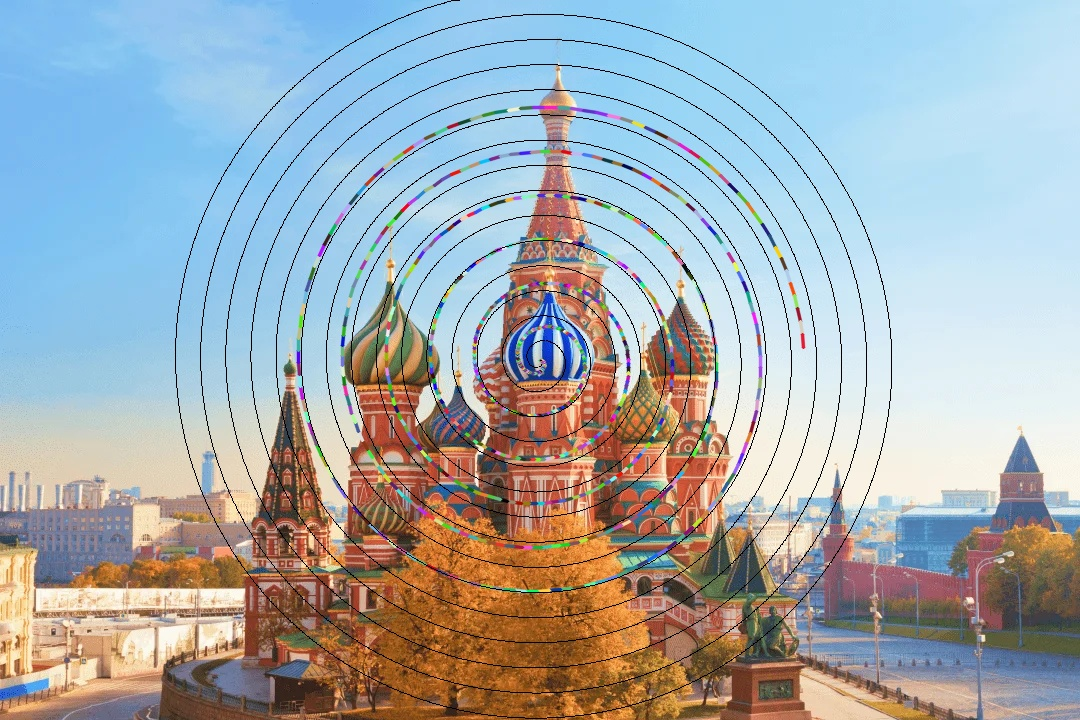
//> input picture codigo/p13_opencv/visualizacion_continua.jpg, 1080 x 720 px
$ ./main visualizacion_continua.jpg   (built with g++ and OpenCV 4)
//> lines starting //> are read from the running program, lines starting //| are printed output that depends on the picture; after the words box and inside, x2 and y2 are one past the last pixel; in counts of white or black regions, pixels touching at a corner belong together
#include <iostream>
#include <opencv2/opencv.hpp>
#include <vector>
#include <cmath>

using namespace std;
using namespace cv;

// Variables Globales
Mat img_original, img_display;
int centro_x = -1, centro_y = -1;

// Valores iniciales aproximados
double param_a = 7.0;
double param_fase = 0.0;
double sentido = 1.0;

void actualizarDibujo() {
    img_display = img_original.clone();

    // Dibujar cruz en el centro
    drawMarker(img_display, Point(centro_x, centro_y), Scalar(0, 255, 0), MARKER_CROSS, 20, 2);

    if (centro_x == -1) {
        putText(img_display, "HAZ CLICK EN EL CENTRO", Point(20, 50), FONT_HERSHEY_SIMPLEX, 1, Scalar(0,0,255), 2);
        imshow("Calibrador Final", img_display);
        return;
    }

    string texto1 = "Centro X: " + to_string(centro_x) + " | Centro Y: " + to_string(centro_y);
    string texto2 = "Apertura (a): " + to_string(param_a).substr(0,4) + " | Fase: " + to_string(param_fase).substr(0,4);

    rectangle(img_display, Point(0,0), Point(650, 100), Scalar(0,0,0), -1);

    putText(img_display, texto1, Point(10, 30), FONT_HERSHEY_SIMPLEX, 0.6, Scalar(0, 255, 0), 2);
    putText(img_display, texto2, Point(10, 60), FONT_HERSHEY_SIMPLEX, 0.6, Scalar(0, 255, 255), 2);
    putText(img_display, "[Flechas] Mover Centro  [W/S] Apertura  [A/D] Fase", Point(10, 90), FONT_HERSHEY_SIMPLEX, 0.5, Scalar(200, 200, 200), 1);

    // --- CÁLCULO ---
    double theta = 0.0;
    bool dentro = true;

    while (dentro) {
        double r = param_a * theta;
        double angulo = (theta * sentido) + param_fase;
        int x = (int)(centro_x + r * cos(angulo));
        int y = (int)(centro_y + r * sin(angulo));

        if (r > max(img_original.cols, img_original.rows)) dentro = false;

        if (x >= 0 && x < img_original.cols && y >= 0 && y < img_original.rows) {
             circle(img_display, Point(x, y), 1, Scalar(0, 0, 0), -1);
        }

        double delta = (r < 1.0) ? 0.1 : (1.0 / r);
        theta += delta;
    }

    imshow("Calibrador Final", img_display);
}

void onMouse(int event, int x, int y, int, void*) {
    if (event == EVENT_LBUTTONDOWN) {
        centro_x = x;
        centro_y = y;
        actualizarDibujo();
    }
}

int main(int argc, char** argv) {
    if (argc != 2) {
        cout << "Uso: ./programa <imagen>" << endl;
        return -1;
    }
    img_original = imread(argv[1]);
//> img_original is the input picture: 720 rows x 1080 cols, CV_8UC3; mean B, G, R 176.4, 171.6, 163.5
    if (img_original.empty()) {
        cout << "Error al cargar imagen" << endl;
        return -1;
    }

    centro_x = img_original.cols / 2;
//> centro_x = 540
    centro_y = img_original.rows / 2;
//> centro_y = 360

    namedWindow("Calibrador Final");
    setMouseCallback("Calibrador Final", onMouse);

    cout << "--- CONTROLES ---" << endl;
    cout << "CLICK / FLECHAS: Mover centro" << endl;
    cout << "W / S: Ajustar Apertura" << endl;
    cout << "A / D: Ajustar Rotacion (Fase)" << endl;
    cout << "ESPACIO: Imprimir parametros finales y guardar imagen" << endl;
    cout << "ESC: Salir" << endl;

    actualizarDibujo();
//> in actualizarDibujo, `drawMarker(img_display, Point(centro_x, centro_y), Scalar(0, 255, 0), ..`: img_display: 720 rows x 1080 cols, CV_8UC3; 121 pixels changed, all inside (x1, y1, x2, y2) = (529, 349, 552, 372)
//> in actualizarDibujo, `putText(img_display, "[Flechas] Mover Centro  [W/S] Apertura  [A/D] Fa..`:
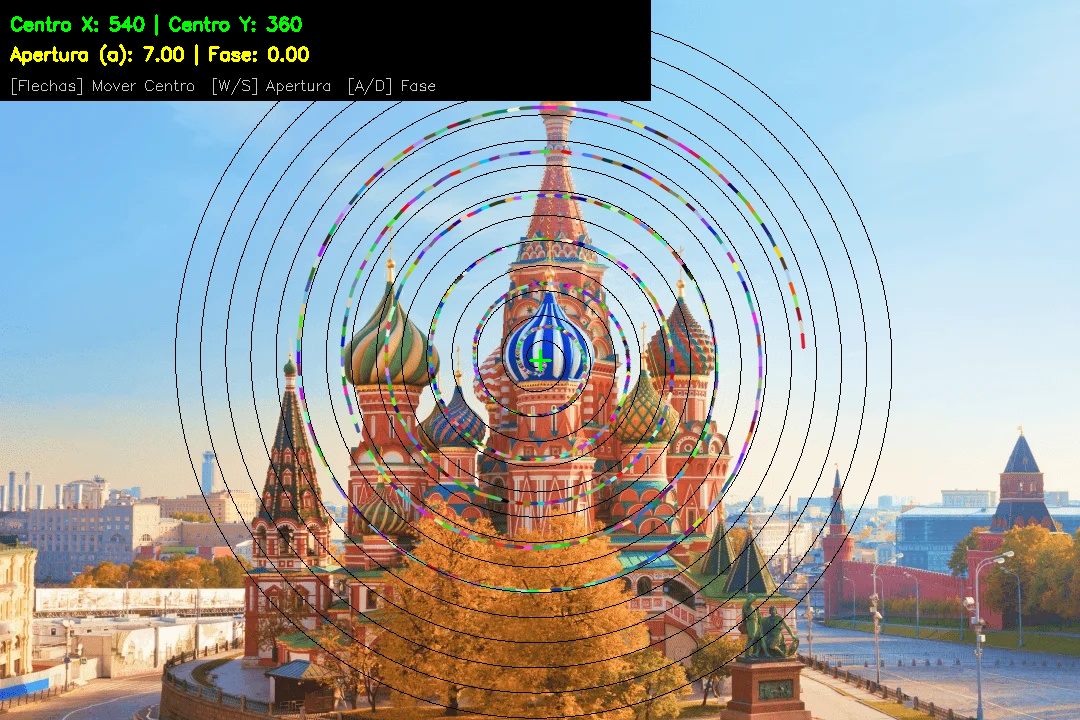
//> img_display: 720 rows x 1080 cols, CV_8UC3; mean B, G, R 156.7, 156.6, 152.6
//> after the loop in actualizarDibujo, `while (dentro)`:
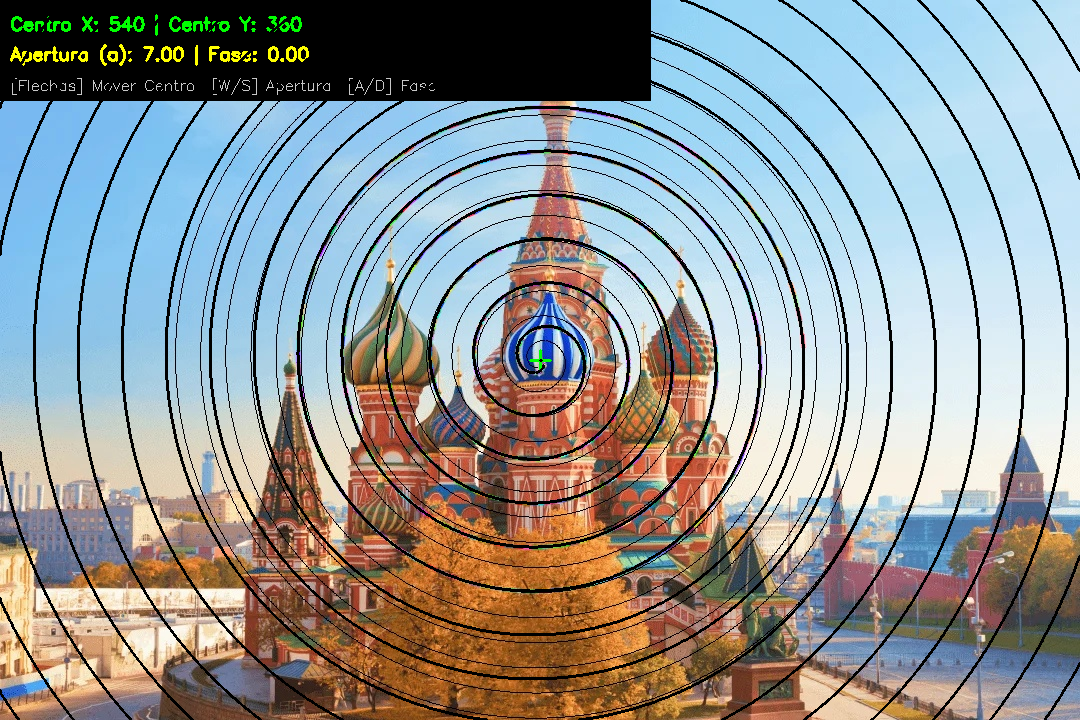
//> img_display: 720 rows x 1080 cols, CV_8UC3; 5.82% of pixels changed, all inside (x1, y1, x2, y2) = (0, 0, 1080, 720)
//> after the loop in actualizarDibujo, `while (dentro)`: theta = 154.3

    while (true) {
        int k = waitKey(0); // Usamos int para capturar flechas correctamente
//> the Esc key is pressed
        if (k == 27) break;

        // --- AJUSTE DE PARÁMETROS ---
        if (k == 'w' || k == 'W') param_a += 0.01;
        if (k == 's' || k == 'S') param_a -= 0.01;
        if (k == 'd' || k == 'D') param_fase += 0.01;
        if (k == 'a' || k == 'A') param_fase -= 0.01;

        // Arriba
        if (k == 82 || k == 'i' || k == 'I') centro_y -= 1;
        // Abajo
        if (k == 84 || k == 'k' || k == 'K') centro_y += 1;
        // Izquierda
        if (k == 81 || k == 'j' || k == 'J') centro_x -= 1;
        // Derecha
        if (k == 83 || k == 'l' || k == 'L') centro_x += 1;

        if (k == ' ') {
            // IMPRIMIR DATOS
            cout << "\n\n========================================" << endl;
            cout << "   ¡DATOS EXACTOS PARA TU CÓDIGO!   " << endl;
            cout << "========================================" << endl;
            cout << "int cx = " << centro_x << ";" << endl;
            cout << "int cy = " << centro_y << ";" << endl;
            cout << "double a = " << param_a << ";" << endl;
            cout << "double fase = " << param_fase << ";" << endl;
            cout << "========================================\n" << endl;

            // Generar imagen
            vector<Vec3b> extraidos;
            double t = 0;
            bool in = true;
            int px = -1, py = -1;
            while(in) {
                double r = param_a * t;
                if (r > max(img_original.cols, img_original.rows)) in = false;
                int x = centro_x + r * cos(t * sentido + param_fase);
                int y = centro_y + r * sin(t * sentido + param_fase);
                if (x>=0 && x<img_original.cols && y>=0 && y<img_original.rows) {
                    if (x!=px || y!=py) {
                        extraidos.push_back(img_original.at<Vec3b>(y, x));
                        px=x; py=y;
                    }
                }
                t += (r < 1.0 ? 0.1 : 1.0/r);
            }
            int lado = ceil(sqrt(extraidos.size()));
            Mat res = Mat::zeros(lado, lado, img_original.type());
            for(size_t i=0; i<extraidos.size(); i++) res.at<Vec3b>(i/lado, i%lado) = extraidos[i];

            imwrite("resultado_calibrado.jpg", res);
            imshow("Resultado Generado", res);
        }

        actualizarDibujo();
    }
//> after the loop, centro_y = 360; centro_x = 540
    return 0;
}
